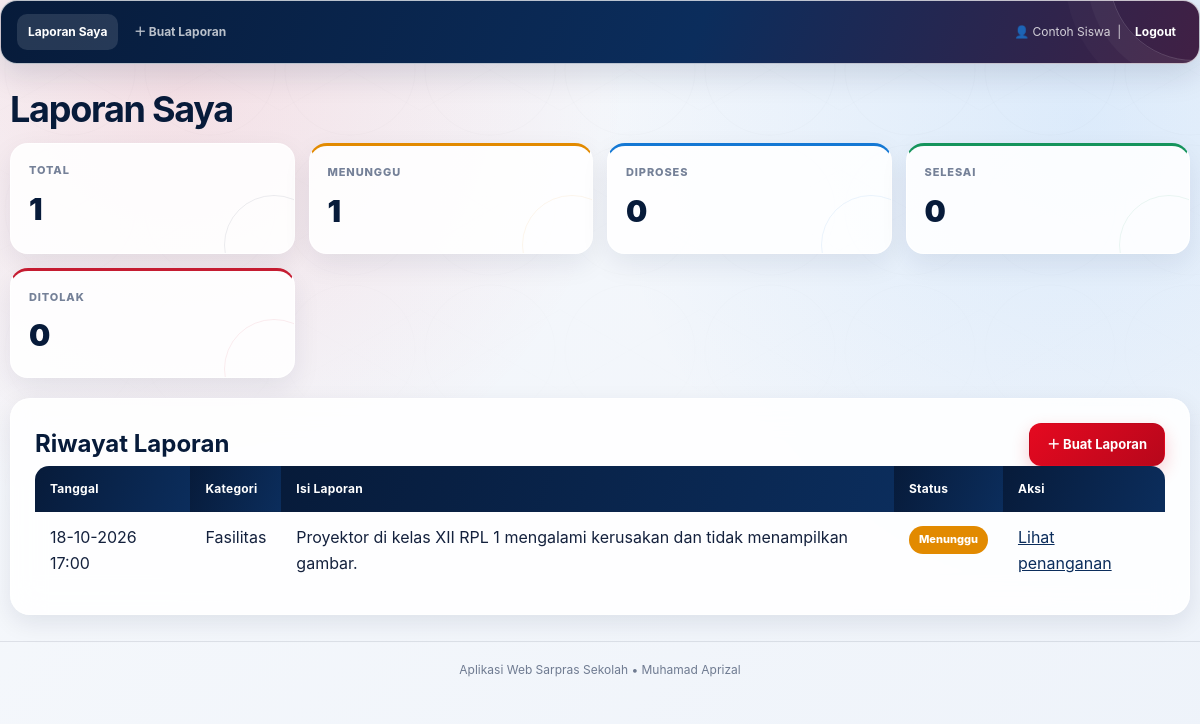
The page /siswa_dashboard.php (signed in) on the database its author committed.
### tables this page shows
CREATE TABLE `id_aspirasi` (
    `id_aspirasi` INT AUTO_INCREMENT PRIMARY KEY,
    `tanggal` DATETIME NOT NULL,
    `id_siswa` INT NOT NULL,
    `kategori` VARCHAR(100) NOT NULL,
    `isi_aspirasi` TEXT NOT NULL,
    `status` ENUM('Menunggu','Diproses','Selesai','Ditolak') NOT NULL DEFAULT 'Menunggu',
    CONSTRAINT `fk_aspirasi_siswa`
        FOREIGN KEY (`id_siswa`) REFERENCES `siswa`(`id_siswa`)
        ON UPDATE CASCADE ON DELETE CASCADE,
    INDEX (`id_siswa`),
    INDEX (`status`)
);

### auth_siswa.php (called while the page is built, shortened)
<?php
$ID_SISWA = (int)$_SESSION['id_siswa'];
?>

### siswa_dashboard.php (the view, shortened to what this page needs)
<?php
include "auth_siswa.php";
include "conection.php";
include "laporan_helper.php";
$hitung = array_fill_keys(STATUS_LAPORAN, 0);
$st = $conn->prepare("SELECT status, COUNT(*) c FROM id_aspirasi WHERE id_siswa = ? GROUP BY status");
$st->bind_param("i", $ID_SISWA);
$st->execute();
$rs = $st->get_result();
while ($r = $rs->fetch_assoc()) $hitung[$r['status']] = (int)$r['c'];
$total = array_sum($hitung);
$q = $conn->prepare("SELECT id_aspirasi, tanggal, kategori, isi_aspirasi, status FROM id_aspirasi WHERE id_siswa = ? ORDER BY id_aspirasi DESC");
$q->bind_param("i", $ID_SISWA);
$q->execute();
$laporan = $q->get_result();
?>
<!doctype html>
<html lang="id">
<head>
<link rel="stylesheet" href="./data.css?v=spiderman2026">
<link rel="stylesheet" href="./laporan.css?v=spiderman2026">
</head>
<body>
<?php include "header_siswa.php"; ?>
<div class="page-wrap">
  <h1>Laporan Saya</h1>
  <div class="stat-row">
    <div class="stat-box"><div class="label">Total</div><div class="num"><?= $total ?></div></div>
    <?php foreach (STATUS_LAPORAN as $s): ?>
      <div class="stat-box <?= strtolower($s) ?>"><div class="label"><?= $s ?></div><div class="num"><?= $hitung[$s] ?></div></div>
    <?php endforeach; ?>
  </div>
  <div class="panel">
    <div style="display:flex;justify-content:space-between;align-items:center;flex-wrap:wrap;gap:10px">
      <h2 style="margin:0">Riwayat Laporan</h2>
      <a class="btn" href="buat_laporan.php">＋ Buat Laporan</a>
    </div>
    <table>
      <thead><tr><th>Tanggal</th><th>Kategori</th><th>Isi Laporan</th><th>Status</th><th>Aksi</th></tr></thead>
      <tbody>
      <?php if ($laporan->num_rows): while ($r = $laporan->fetch_assoc()): ?>
        <tr>
          <td><?= tgl_indo($r['tanggal']) ?></td>
          <td><?= htmlspecialchars($r['kategori']) ?></td>
          <td><?= htmlspecialchars(mb_strimwidth($r['isi_aspirasi'], 0, 80, '...')) ?></td>
          <td><?= badge_status($r['status']) ?></td>
          <td><a href="detail_laporan.php?id=<?= (int)$r['id_aspirasi'] ?>">Lihat penanganan</a></td>
        </tr>
      <?php endwhile; else: ?>
        <tr><td colspan="5" class="empty">Kamu belum membuat laporan.</td></tr>
      <?php endif; ?>
      </tbody>
    </table>
  </div>
</div>
<div class="footer">Aplikasi Web Sarpras Sekolah • Muhamad Aprizal</div>
</body>
</html>

### laporan_helper.php (shortened to what this page needs)
<?php
function badge_status(string $status): string {
    $kelas = 'status-' . strtolower($status);
    return '<span class="status ' . $kelas . '">' . htmlspecialchars($status) . '</span>';
}
function tgl_indo(?string $datetime): string {
    return date('d-m-Y H:i', strtotime($datetime));
}

### data.css (style rules this page uses)
:root { --sp-red:#e50920; --sp-red-dark:#a70718; --sp-blue:#071b3a; --sp-blue-2:#0b2d5c; --sp-cyan:#1d8cff; --ink:#14213d; --muted:#6f7b91; --surface:rgba(255,255,255,.88); --surface-solid:#ffffff; --line:rgba(20,33,61,.10); --shadow:0 18px 50px rgba(7,27,58,.12); --shadow-soft:0 8px 24px rgba(7,27,58,.09); --radius:20px; --ease:cubic-bezier(.22,1,.36,1); }
*, *::before, *::after { box-sizing:border-box; }
html { scroll-behavior:smooth; }
body { margin:0; min-height:100vh; color:var(--ink); font-family:Inter,ui-sans-serif,system-ui,-apple-system,BlinkMacSystemFont,"Segoe UI",sans-serif; line-height:1.6; background: radial-gradient(circle at 15% 10%,rgba(229,9,32,.10),transparent 28rem), radial-gradient(circle at 90% 15%,rgba(29,140,255,.10),transparent 30rem), linear-gradient(135deg,#f7f9fc 0%,#eef3fa 100%); overflow-x:hidden; }
body::before { content:""; position:fixed; inset:0; z-index:-1; pointer-events:none; opacity:.34; background-image: radial-gradient(circle at center,transparent 0 4rem,rgba(7,27,58,.045) 4.05rem 4.08rem,transparent 4.12rem 7rem), linear-gradient(30deg,transparent 49.5%,rgba(7,27,58,.035) 50%,transparent 50.5%), linear-gradient(-30deg,transparent 49.5%,rgba(7,27,58,.035) 50%,transparent 50.5%); background-size:140px 140px; mask-image:linear-gradient(to bottom,black,transparent 85%); }
a { color:var(--sp-blue-2); transition:color .22s var(--ease),opacity .22s var(--ease); }
button, .btn, input[type="submit"] { -webkit-tap-highlight-color:transparent; }
.container, .page-wrap { width:min(1180px,100%); margin:0 auto 26px; }
h1,h2,h3 { color:var(--sp-blue); line-height:1.2; margin:0 0 12px; }
h1 { font-size:clamp(25px,3vw,38px); letter-spacing:-.035em; }
h2 { font-size:clamp(19px,2vw,26px); }
.card, .panel, .form-card { background:var(--surface); border:1px solid rgba(255,255,255,.85); border-radius:var(--radius); box-shadow:var(--shadow-soft); backdrop-filter:blur(16px); }
.card, .panel { padding:24px; margin-bottom:20px; }
table { width:100%; min-width:720px; border-collapse:separate; border-spacing:0; margin:0; }
th, td { padding:13px 15px; text-align:left; border-bottom:1px solid var(--line); vertical-align:top; }
th { position:sticky; top:0; z-index:2; color:#fff; background:linear-gradient(110deg,var(--sp-blue),var(--sp-blue-2)); font-size:12px; font-weight:750; letter-spacing:.02em; }
th:first-child { border-radius:14px 0 0 0; }
th:last-child { border-radius:0 14px 0 0; }
tbody tr { transition:background .2s var(--ease),transform .2s var(--ease); }
tbody tr:last-child td { border-bottom:0; }
.btn, button, input[type="submit"], .btn-edit, .btn-hapus { display:inline-flex; align-items:center; justify-content:center; min-height:42px; gap:7px; padding:10px 17px; border:1px solid transparent; border-radius:12px; color:#fff; background:linear-gradient(135deg,var(--sp-red),#b7071b); box-shadow:0 7px 18px rgba(229,9,32,.20); cursor:pointer; text-decoration:none; font-size:13px; font-weight:750; transition:transform .24s var(--ease),box-shadow .24s var(--ease),filter .24s var(--ease),background .24s var(--ease); }
.badge, .status { display:inline-flex; align-items:center; justify-content:center; width:max-content; max-width:100%; padding:5px 10px; border-radius:999px; color:#fff; font-size:11px; font-weight:800; white-space:nowrap; }
.status-menunggu { background:#e28a00 }
.footer { margin:26px 0 0; padding:18px; color:var(--muted); text-align:center; font-size:12px; border-top:1px solid var(--line); }

### rows shown on the page
id_aspirasi: tanggal "18-10-2026 17:00", kategori "Fasilitas", isi_aspirasi "Proyektor di kelas XII RPL 1 mengalami kerusakan dan tidak menampilkan gambar.", status "Menunggu"

### other values the page prints
$_SESSION['nama_lengkap'] "Contoh Siswa"
$total "1"
$s "MENUNGGU"
$hitung[$s] "1"
$s "DIPROSES"
$hitung[$s] "0"
$s "SELESAI"
$s "DITOLAK"
